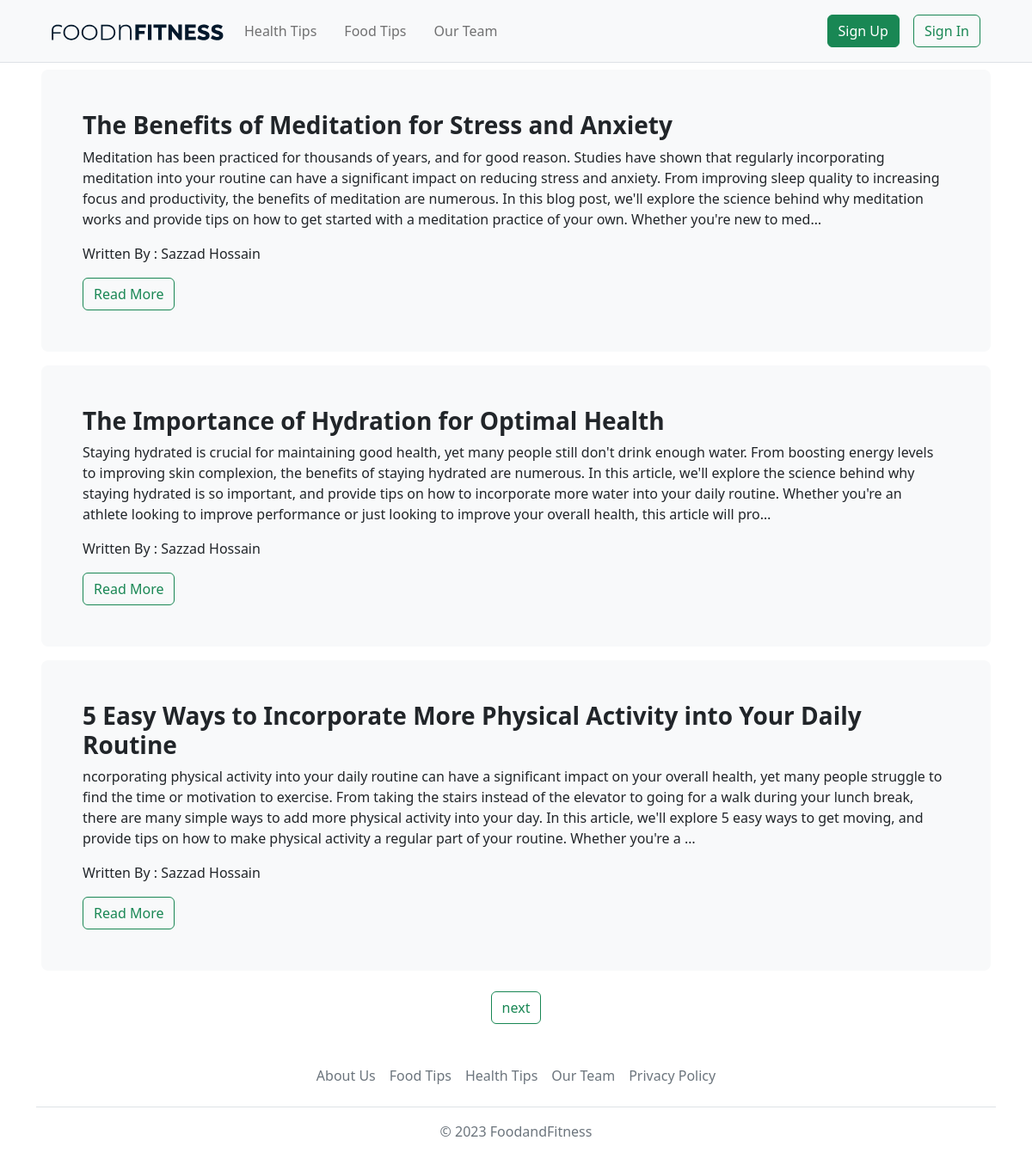
The page /healthblog/ on the database its author committed.
### home/models.py (models this page shows)
class HealthBlog(models.Model):
    title=models.CharField(max_length=250)
    description=models.TextField()
    writter=models.CharField(max_length=100)
    slug = models.SlugField(unique=True,null=True)

### home/views.py (the view)
# urls.py: path('healthblog/',views.healthblogview, name='healthblog'),
def healthblogview(request):
    HealthBlogData = HealthBlog.objects.all()
    paginator = Paginator(HealthBlogData, 3) # Show 3 blogs per page
    page = request.GET.get('page')
    blogs = paginator.get_page(page)
    return render(request, 'healthblog.html', {'blogs': blogs})

### templates/healthblog.html (shortened to what this page needs)
<!doctype html>
<html lang="en">
<head>
  <link href="https://cdn.jsdelivr.net/npm/bootstrap@5.2.1/dist/css/bootstrap.min.css" rel="stylesheet"
>
</head>
<body>
  <header>
    {% include 'header.html' %}
  </header>
  <main>
    {% for blog in blogs %}
    <div class="px-5 py-2">
      <div class="container-fluid p-5 bg-light rounded-3">
        <h3 class="fw-bold">{{ blog.title }}</h3>
        <p class="fs-6">{{ blog.description | truncatechars:500 }}</p>
        <p>Written By : {{ blog.writter }}</p>
        <a href="{% url 'fullhealthblog' blog.slug %}" >
          <button class="btn btn-outline-success" type="button">Read More</button>
        </a>
      </div>
    </div>
  {% endfor %}
  <div class="mt-3 d-flex justify-content-center">
    {% if blogs.has_next %}
      <a class="btn btn-outline-success" href="?page={{ blogs.next_page_number }}">next</a>
    {% endif %}
  </div>
  </main>
  <footer>
    {% include 'footer.html' %}
  </footer>
</body>
</html>

### templates/header.html (shortened to what this page needs)
<!doctype html>
<html lang="en">
<head>
  <link href="https://cdn.jsdelivr.net/npm/bootstrap@5.2.1/dist/css/bootstrap.min.css" rel="stylesheet"
>
  <link rel="stylesheet" href="../static/css/style.css">
</head>
<body>
  <header class="bg-light border-bottom">
        <nav class="navbar navbar-expand-lg bg-body-tertiary mx-5">
            <div class="container-fluid my-2">
              <a href="{% url 'home' %}"><img src="../static/img/FOODNFITNESS.svg" alt="" style="max-width:200px"></a>
              <div class="collapse navbar-collapse" id="navbarSupportedContent">
                <ul class="navbar-nav me-auto mb-2 mb-lg-0">
                  <li class="nav-item">
                    <a class="nav-link mx-3" aria-current="page" href="{% url 'healthblog' %}">Health Tips</a>
                  </li>
                  <li class="nav-item">
                    <a class="nav-link" href="{% url 'foodblog' %}">Food Tips</a>
                  </li>
                  <li class="nav-item">
                    <a class="nav-link mx-3" href="{% url 'ourteam' %}">Our Team</a>
                  </li>
                </ul>
                {% if user.is_authenticated %}
                <a href="{% url 'profile' %}"><button class="btn btn-outline-success">{{ user.username }}</button></a>
                {% else %}
                <a href="{% url 'signup' %}"><button class="btn btn-success mx-3" action="{% url 'signin' %}">Sign Up</button></a>
                <a href="{% url 'signin' %}"><button class="btn btn-outline-success">Sign In</button></a>
                {% endif %}
              </div>
            </div>
          </nav>
  </header>
</body>
</html>

### templates/footer.html (shortened to what this page needs)
<!doctype html>
<html lang="en">
<head>
  <link href="https://cdn.jsdelivr.net/npm/bootstrap@5.2.1/dist/css/bootstrap.min.css" rel="stylesheet"
>
</head>
<body>
  <footer>
    <div class="container">
      <footer class="py-3 my-4">
        <ul class="nav justify-content-center border-bottom pb-3 mb-3">
          <li class="nav-item"><a href="{% url 'aboutus' %}" class="nav-link px-2 text-muted">About Us</a></li>
          <li class="nav-item"><a href="{% url 'foodblog' %}" class="nav-link px-2 text-muted">Food Tips</a></li>
          <li class="nav-item"><a href="{% url 'healthblog' %}" class="nav-link px-2 text-muted">Health Tips</a></li>
          <li class="nav-item"><a href="{% url 'ourteam' %}" class="nav-link px-2 text-muted">Our Team</a></li>
          <li class="nav-item"><a href="{% url 'privacypolicy' %}" class="nav-link px-2 text-muted">Privacy Policy</a></li>
        </ul>
        <p class="text-center text-muted">&copy; 2023 FoodandFitness</p>
      </footer>
    </div>
  </footer>
</body>
</html>

### rows shown on the page
HealthBlog: title "The Benefits of Meditation for Stress and Anxiety", description "Meditation has been practiced for thousands of years, and for good reason. Studies have shown that regularly incorporating meditation into your routine can have a significant impact on reducing stress and anxiety. From improving sleep quality to increasing focus and productivity, the benefits of meditation are numerous. In this blog post, we'll explore the science behind why meditation works and provide tips on how to get started with a meditation practice of your own. Whether you're new to med…", writter "Sazzad Hossain"
HealthBlog: title "The Importance of Hydration for Optimal Health", description "Staying hydrated is crucial for maintaining good health, yet many people still don't drink enough water. From boosting energy levels to improving skin complexion, the benefits of staying hydrated are numerous. In this article, we'll explore the science behind why staying hydrated is so important, and provide tips on how to incorporate more water into your daily routine. Whether you're an athlete looking to improve performance or just looking to improve your overall health, this article will pro…", writter "Sazzad Hossain"
HealthBlog: title "5 Easy Ways to Incorporate More Physical Activity into Your Daily Routine", description "ncorporating physical activity into your daily routine can have a significant impact on your overall health, yet many people struggle to find the time or motivation to exercise. From taking the stairs instead of the elevator to going for a walk during your lunch break, there are many simple ways to add more physical activity into your day. In this article, we'll explore 5 easy ways to get moving, and provide tips on how to make physical activity a regular part of your routine. Whether you're a …", writter "Sazzad Hossain"
